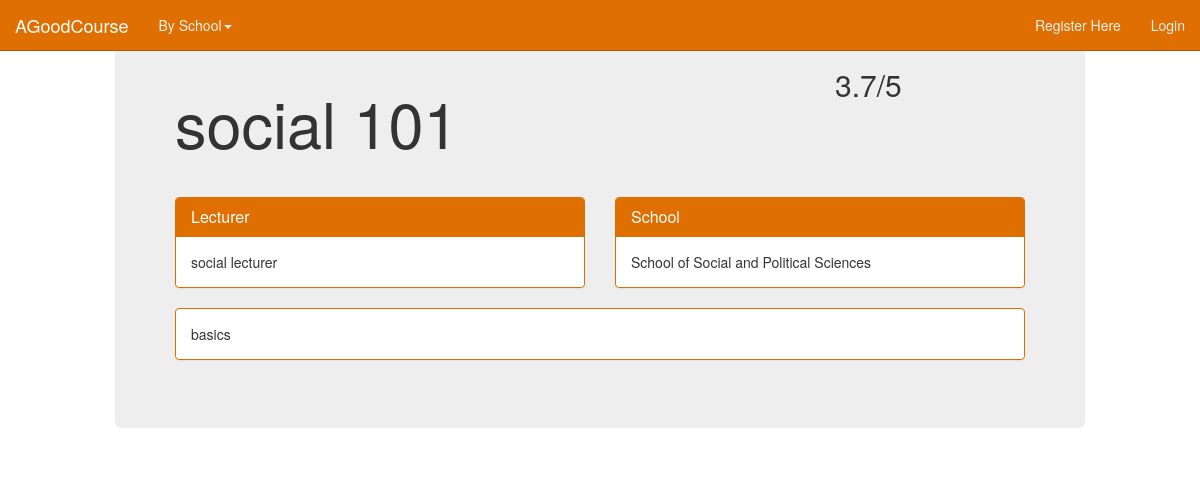
Screenshot of /AGoodCourse/course/social-101/ with the database file from the repository.
### good_course/models.py (models this page shows, shortened)
class Course(models.Model):
        school_choices = (
                ('business', 'Adam Smith Business School'),
                ('cardiovascular', 'Institute of Cardiovascular and Med Sci'),
                ('architecture', 'Mackintosh School of Architecture'),
                ('chemistry', 'School of Chemistry'),
                ('computing', 'School of Computing Science'),
                ('critical', 'School of Critical Studies'),
                ('culture', 'School of Culture and Creative Arts'),
                ('education', 'School of Education'),
                ('engineering', 'School of Engineering'),
                ('geography', 'School of Geography and Earth Sciences'),
                ('humanities', 'School of Humanities'),
                ('interdisciplinary', 'School of Interdisciplinary Studies'),
                ('law', 'School of Law'),
                ('life', 'School of Life Sciences'),
                ('maths', 'School of Mathematics and Statistics'),
                ('medicine', 'School of Medicine'),
                ('mlc', 'School of MLC'),
                ('physics', 'School of Physics and Astronomy'),
                ('psychology', 'School of Psychology'),
                ('social', 'School of Social and Political Sciences'),
                ('veterinary', 'School of Veterinary Medicine')
                )
        school_tag = models.CharField(max_length=20, choices=school_choices)
        school = models.ForeignKey(School)
        title = models.CharField(max_length=128,)
        slug = models.SlugField(unique=True)
        description = models.CharField(max_length=256)
        lecturer = models.CharField(max_length=128)
        total_rating = models.IntegerField(default=0)
        quantity_ratings = models.IntegerField(default=0)
        average_rating = models.DecimalField(max_digits=2, decimal_places=1)
        raters = models.ManyToManyField(User, blank=True)

class School(models.Model):
        name = models.CharField(max_length=128, unique=True)
        tag = models.CharField(max_length=20, unique=True)
        def __unicode__(self):
                return self.name

### good_course/views.py (the view, shortened to what this page needs)
# urls.py: url(r'^course/(?P<course_name_slug>[\w\-]+)/$', views.course, name='course'),
def course(request, course_name_slug):
    context_dict = {}
    hide = False
    try:
        course = Course.objects.get(slug=course_name_slug)
        context_dict['title'] = course.title
        context_dict['title_slug'] = course.slug
        context_dict['school'] = course.school
        context_dict['desc'] = course.description
        context_dict['lecturer'] = course.lecturer
        context_dict['rating'] = course.average_rating
        context_dict['course'] = course
        comment_list = Review.objects.filter(course=course).all
        context_dict['comments'] = comment_list
        form = ReviewForm(hide=hide)
    except Course.DoesNotExist:
        pass
    context_dict['form'] = form
    return render(request, 'good_course/course.html', context_dict)

### templates/good_course/course.html (shortened to what this page needs)
{% extends 'good_course/base.html' %}
{% load staticfiles %}
{% block body_block %}
{% if course %}
	<div class="jumbotron">
		<div class="row placeholders">
			<div class="col-md-9">
				<div class="page-header">
					<h1>{{ title }}</h1>
				</div>
			</div>
			<div class="col-md-3">
				<h2>{{ rating }}/5</h2>
			</div>
		</div>
		<div class="row placeholders">
			<div class="col-md-6">
				<div class ="panel panel-primary">
					<div class="panel-heading">
						<h3 class="panel-title">Lecturer</h3>
					</div>
					<div class = "panel-body">
						{{ lecturer }}
					</div>
				</div>
			</div>
			<div class="col-md-6">
				<div class ="panel panel-primary">
					<div class="panel-heading">
						<h3 class="panel-title">School</h3>
					</div>
					<div class = "panel-body">
						{{ school }}
					</div>
				</div>
			</div>
		</div>
		<div class ="panel panel-primary">
			<div class="panel-body">
				{{ desc }}
			</div>
		</div>
	</div>
{% else %}
	The specified course does not exist!
{% endif %}
{% endblock %}

### rows the page displays
Course: title "social 101", average_rating "3.7", lecturer "social lecturer", description "basics"
School: name "School of Social and Political Sciences"
